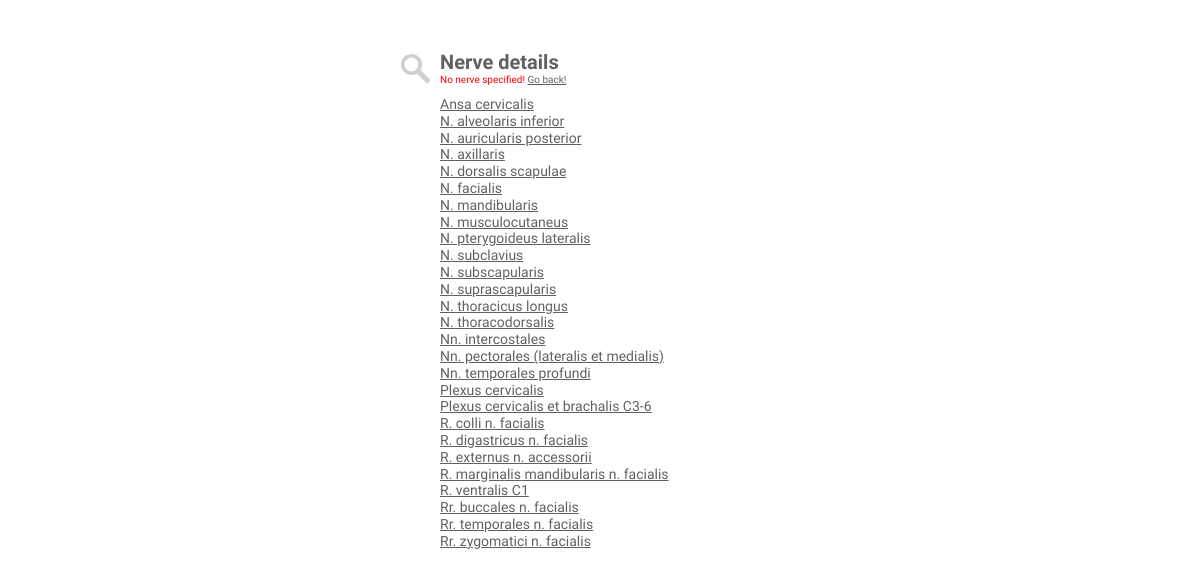
The app's page /nerve.php, older data.
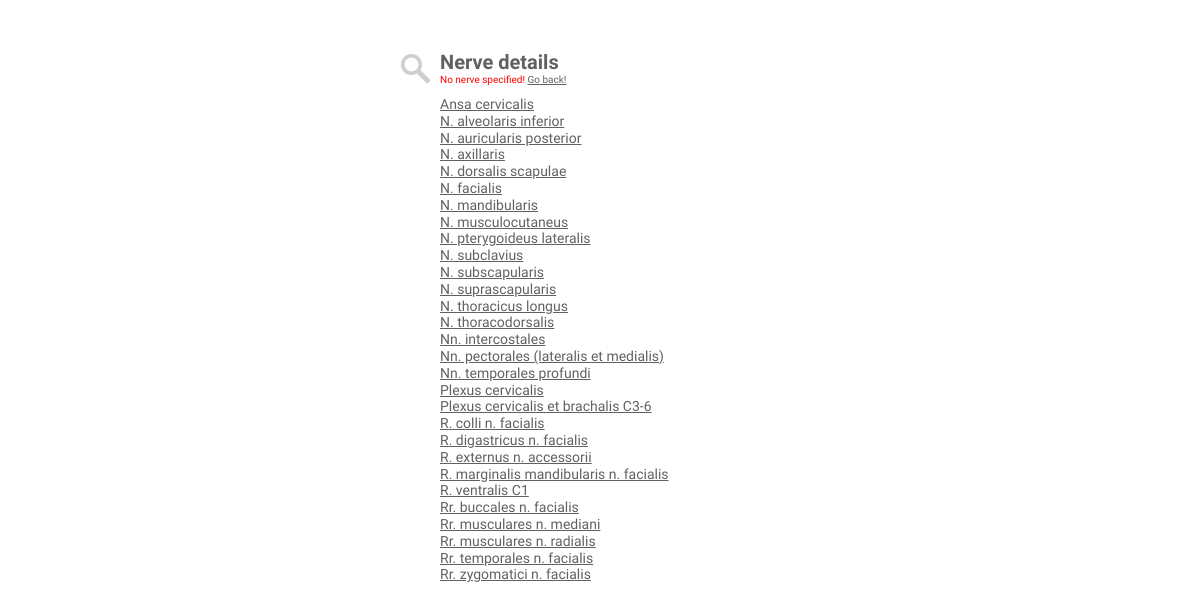
The same page, newer data.
### tables this page shows
CREATE TABLE `tbl_nerves` (
  `id` int(255) NOT NULL AUTO_INCREMENT,
  `lat_name` text NOT NULL,
  `name` text NOT NULL,
  `parent_nerve` varchar(255) NOT NULL,
  PRIMARY KEY (`id`)
);

### nerve.php (the view, shortened to what this page needs)
<?php
require_once("db_cred.php");
$db = new mysqli();
$db->connect($dbhost, $dbuser, $dbpass, $dbname);
$db->set_charset("utf8");
$search_string = preg_replace("/[^A-Za-z0-9]/", " ", $_GET['n']);
$search_string = $db->real_escape_string($search_string);
if (strlen($search_string) >= 1 && $search_string !== ' ') {
	$html  =  '';
	$html .= '<div class="icon"></div>';
	$html .= '<h2 class="title">Nerve details</h2>';
	$html .= '<h1 class="title">nerveLatName</h1>';
	$html .= '<h3 class="title" style="font-style: italic;">nerveName</h3>';
	$html .= '<h3 class="title" style="margin-top: 10px; margin-bottom: 10px;">The following muscles are innervated by this nerve:</h3>';
	$html .= '<ul class="results">';
	$html .= 'musclesPlaceholder';
	$html .= '</ul>';
	$html .= '<br /><h4 class="title"><a href=index.php>New search</a></h4>';
	$nervesql = 'SELECT * FROM tbl_nerves WHERE id = '.$search_string;
	$nervequery = $db->query($nervesql);
	while($nerveresult = $nervequery->fetch_array()) {
		$nervearray[] = $nerveresult;
	}
	if (isset($nervearray)) {
		foreach ($nervearray as $nerveresult) {
			$nerve_id = $nerveresult['id'];
			$nerve_latname = $nerveresult['lat_name'];
			$nerve_name = $nerveresult['name'];
			$output = str_replace('nerveLatName', $nerve_latname, $html);
			$output = str_replace('nerveName', $nerve_name, $output);
			$musclesql = 'SELECT * FROM tbl_muscles WHERE nerve = '.$nerve_id;
			$musclequery = $db->query($musclesql);
			while($muscleresult = $musclequery->fetch_array()) {
				$muscle_latname = $muscleresult['lat_name'];
				$muscle_id = $muscleresult['id'];
				$musclesoutput .= '';
				$musclesoutput .= '<li class="result">';
				$musclesoutput .= '<h3 class="title"><a href="muscle.php?m='.$muscle_id.'">';
				$musclesoutput .= $muscle_latname;
				$musclesoutput .= '</a></h3>';
				$musclesoutput .= '</li>';
			}
		}
		$output = str_replace('musclesPlaceholder', $musclesoutput, $output);
	} else {
		header("Location: index.php");
	}
} else {
	$output  =  '';
	$output .= '<div class="icon"></div>';
	$output .= '<h1 class="title">Nerve details</h1>';
	$output .= '<h5 class="err" style="margin-bottom: 10px;">No nerve specified! <a href="index.php">Go back!</a></h5>';
	$allnervessql = 'SELECT * FROM tbl_nerves ORDER by lat_name ASC';
	$allnervesquery = $db->query($allnervessql);
	while($allnervesresult = $allnervesquery->fetch_array()) {
		$nerve_latname = $allnervesresult['lat_name'];
		$nerve_id = $allnervesresult['id'];
		$output .= '<h3 class="title"><a href="nerve.php?n='.$nerve_id.'">'.$nerve_latname.'</a></h5>';
	}
}
?>
<!DOCTYPE HTML>
<html>
<head>
	<link href="resources/style/style.css" rel="stylesheet" type="text/css" />
</head>
<body>
	<div id="main">
		<?php echo $output; ?>
	</div>
</body>
</html>

### resources/style/style.css (style rules this page uses)
html, body, div, span, applet, object, iframe, h1, h2, h3, h4, h5, h6, p, blockquote, pre, a, abbr, acronym, address, big, cite, code, del, dfn, em, img, ins, kbd, q, s, samp, small, strike, strong, sub, sup, tt, var, u, i, center, dl, dt, dd, ol, ul, li, fieldset, form, label, legend, table, caption, tbody, tfoot, thead, tr, th, td, article, aside, canvas, details, embed, figure, figcaption, footer, header, hgroup, menu, nav, output, ruby, section, summary, time, mark, audio, video { margin: 0; padding: 0; border: 0; font-size: 100%; font: inherit; vertical-align: baseline; font-weight: normal; -webkit-font-smoothing: antialiased; }
body { line-height: 1; }
a { outline: none; text-decoration: none; color: #616161; text-decoration: underline; }
h1 { font-family: 'PT Sans', Verdana, Arial, sans-serif; font-weight: bold; line-height: 1.6em; color: #616161; text-decoration: none; font-size: 20px; }
h3 { font-family: 'PT Sans', Verdana, Arial, sans-serif; line-height: 1.6em; color: #616161; text-decoration: none; font-size: 14px; }
h5 { font-family: 'PT Sans', Verdana, Arial, sans-serif; line-height: 1.6em; color: #ababab; text-decoration: none; font-size: 10px; }
div#main { width: 400px; margin: 50px auto 20px auto; }
.title { line-height: 1.2em; position: relative; margin-left: 40px; }
.err { line-height: 1.2em; position: relative; margin-left: 40px; color: red; }
div.icon { margin-top: 4px; float: left; width: 31px; height: 30px; background-image: url(../images/magnify.gif); background-repeat: no-repeat; -webkit-transition-property: background-position, color; -webkit-transition-duration: .2s, .1s; -webkit-transition-timing-function: linear, linear; -moz-transition-property: background-position, color; -moz-transition-duration: .2s, .1s; -ms-transition-duration: .2s, .1s; -ms-transition-timing-property: linear, linear; -o-transition-property: background-position, color; -o-transition-duration: .2s, .1s; -o-transition-timing-property: linear, linear; transition-property: background-position, color; transition-duration: .2s, .1s; transition-timing-property: linear, linear; }

Row changes from the older to the newer data that the page shows:
added tbl_nerves: lat_name "Rr. musculares n. mediani"
added tbl_nerves: lat_name "Rr. musculares n. radialis"
